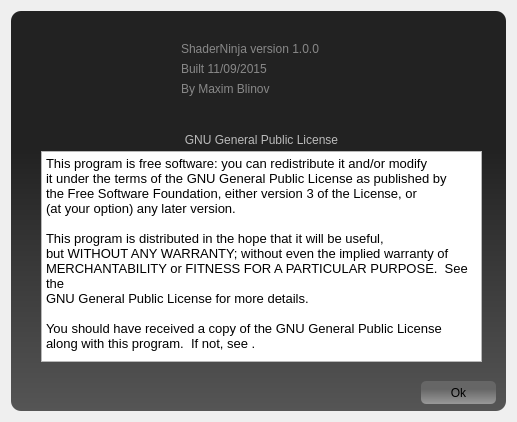
<?xml version="1.0" encoding="UTF-8"?>
<ui version="4.0">
 <class>DialogAbout</class>
 <widget class="QDialog" name="DialogAbout">
  <property name="windowModality">
   <enum>Qt::ApplicationModal</enum>
  </property>
  <property name="enabled">
   <bool>true</bool>
  </property>
  <property name="geometry">
   <rect>
    <x>0</x>
    <y>0</y>
    <width>517</width>
    <height>422</height>
   </rect>
  </property>
  <property name="sizePolicy">
   <sizepolicy hsizetype="Preferred" vsizetype="Preferred">
    <horstretch>0</horstretch>
    <verstretch>0</verstretch>
   </sizepolicy>
  </property>
  <property name="mouseTracking">
   <bool>false</bool>
  </property>
  <property name="windowTitle">
   <string>About ShaderNinja</string>
  </property>
  <property name="windowOpacity">
   <double>1.000000000000000</double>
  </property>
  <property name="styleSheet">
   <string notr="true">#mainFrame {
	border: 0px;
	border-radius: 10px;
	background: QLinearGradient(x1: 0, y1: 0.35, x2: 0, y2: 1, stop: 0 #222, stop: 1 #555);
	font: 10pt &quot;MS Shell Dlg 2&quot;;
}

#groupBox {
	color: #bbb;
	border: 0px;
	font: 10pt &quot;MS Shell Dlg 2&quot;;
}

#buttonOk {
	border-radius: 5px;
	background: QLinearGradient(x1: 0, y1: 0.35, x2: 0, y2: 1, stop: 0 #666, stop: 1 #999);
}

#labelCompilationDate1 {
	font: 10pt &quot;MS Shell Dlg 2&quot;;
	color: #888;
}

#labelSN {
	font: 10pt &quot;MS Shell Dlg 2&quot;;
	color: #888;
}

#labelVersion {
	font: 10pt &quot;MS Shell Dlg 2&quot;;
	color: #888;
}

#labelAuthor {
	font: 10pt &quot;MS Shell Dlg 2&quot;;
	color: #888;
}</string>
  </property>
  <property name="modal">
   <bool>true</bool>
  </property>
  <layout class="QVBoxLayout" name="verticalLayout">
   <item>
    <widget class="QFrame" name="mainFrame">
     <property name="styleSheet">
      <string notr="true"/>
     </property>
     <property name="frameShape">
      <enum>QFrame::NoFrame</enum>
     </property>
     <property name="frameShadow">
      <enum>QFrame::Plain</enum>
     </property>
     <widget class="QLabel" name="SNLogo">
      <property name="geometry">
       <rect>
        <x>20</x>
        <y>10</y>
        <width>131</width>
        <height>101</height>
       </rect>
      </property>
      <property name="text">
       <string/>
      </property>
      <property name="pixmap">
       <pixmap resource="icons.qrc">:/icons/icons/snlogo128.png</pixmap>
      </property>
     </widget>
     <widget class="QLabel" name="labelSN">
      <property name="geometry">
       <rect>
        <x>170</x>
        <y>30</y>
        <width>321</width>
        <height>16</height>
       </rect>
      </property>
      <property name="text">
       <string>ShaderNinja version 1.0.0</string>
      </property>
     </widget>
     <widget class="QLabel" name="labelAuthor">
      <property name="geometry">
       <rect>
        <x>170</x>
        <y>70</y>
        <width>321</width>
        <height>16</height>
       </rect>
      </property>
      <property name="text">
       <string>By Maxim Blinov</string>
      </property>
     </widget>
     <widget class="QPushButton" name="buttonOk">
      <property name="geometry">
       <rect>
        <x>410</x>
        <y>370</y>
        <width>75</width>
        <height>23</height>
       </rect>
      </property>
      <property name="text">
       <string>Ok</string>
      </property>
      <property name="flat">
       <bool>false</bool>
      </property>
     </widget>
     <widget class="QLabel" name="labelCompilationDate1">
      <property name="geometry">
       <rect>
        <x>170</x>
        <y>50</y>
        <width>321</width>
        <height>16</height>
       </rect>
      </property>
      <property name="text">
       <string>Built 11/09/2015</string>
      </property>
     </widget>
     <widget class="QGroupBox" name="groupBox">
      <property name="geometry">
       <rect>
        <x>20</x>
        <y>120</y>
        <width>461</width>
        <height>241</height>
       </rect>
      </property>
      <property name="title">
       <string>GNU General Public License</string>
      </property>
      <property name="alignment">
       <set>Qt::AlignHCenter|Qt::AlignTop</set>
      </property>
      <property name="flat">
       <bool>false</bool>
      </property>
      <widget class="QPlainTextEdit" name="textEditLicense">
       <property name="geometry">
        <rect>
         <x>10</x>
         <y>20</y>
         <width>441</width>
         <height>211</height>
        </rect>
       </property>
       <property name="font">
        <font>
         <family>MS Shell Dlg 2</family>
         <pointsize>10</pointsize>
         <weight>50</weight>
         <bold>false</bold>
        </font>
       </property>
       <property name="frameShadow">
        <enum>QFrame::Plain</enum>
       </property>
       <property name="lineWidth">
        <number>1</number>
       </property>
       <property name="readOnly">
        <bool>true</bool>
       </property>
       <property name="plainText">
        <string notr="true">This program is free software: you can redistribute it and/or modify
it under the terms of the GNU General Public License as published by
the Free Software Foundation, either version 3 of the License, or
(at your option) any later version.

This program is distributed in the hope that it will be useful,
but WITHOUT ANY WARRANTY; without even the implied warranty of
MERCHANTABILITY or FITNESS FOR A PARTICULAR PURPOSE.  See the
GNU General Public License for more details.

You should have received a copy of the GNU General Public License
along with this program.  If not, see &lt;http://www.gnu.org/licenses/&gt;.</string>
       </property>
       <property name="centerOnScroll">
        <bool>false</bool>
       </property>
      </widget>
     </widget>
    </widget>
   </item>
  </layout>
 </widget>
 <resources>
  <include location="icons.qrc"/>
 </resources>
 <connections/>
</ui>
